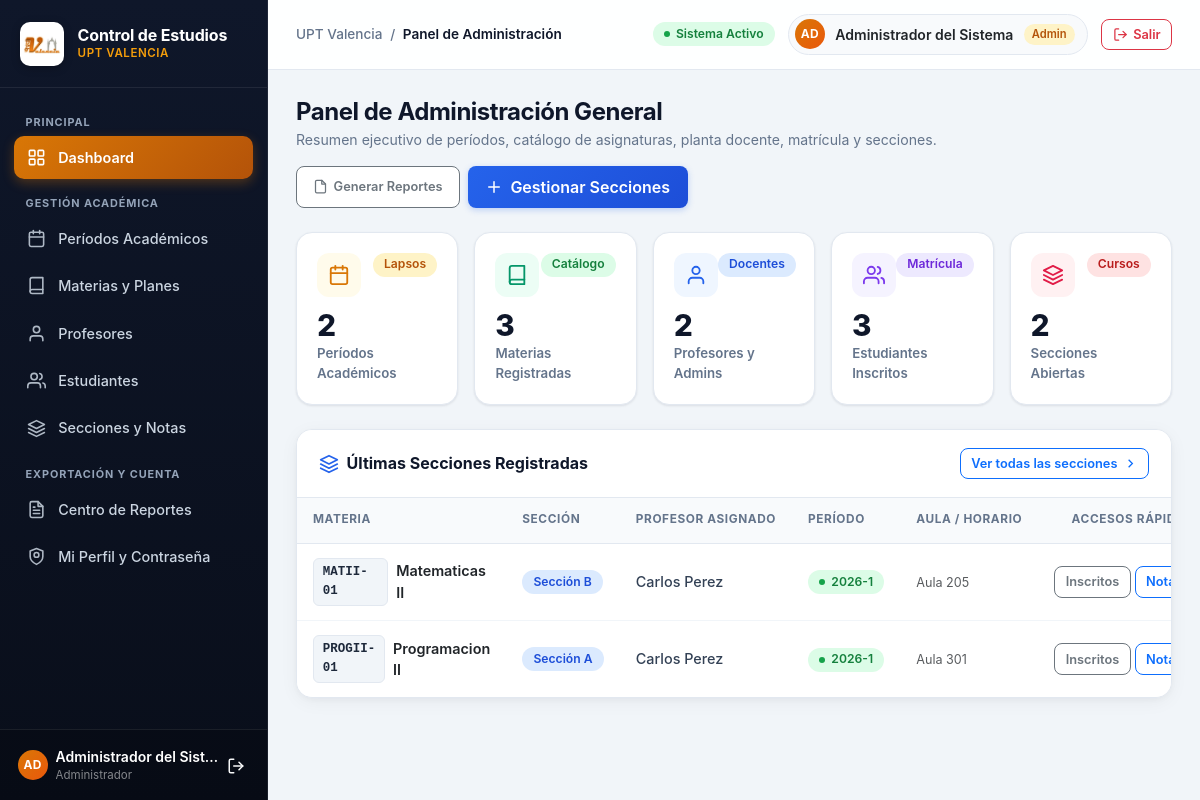
The page /dashboard/index (signed in) on the database its author committed.
### tables this page shows
CREATE TABLE secciones (
    id INT AUTO_INCREMENT PRIMARY KEY,
    materia_id INT NOT NULL,
    profesor_id INT NOT NULL,
    periodo_id INT NOT NULL,
    codigo_seccion VARCHAR(10) NOT NULL,
    aula VARCHAR(30) NULL,
    horario VARCHAR(100) NULL,
    created_at TIMESTAMP DEFAULT CURRENT_TIMESTAMP,
    CONSTRAINT fk_seccion_materia FOREIGN KEY (materia_id)
        REFERENCES materias(id) ON DELETE RESTRICT ON UPDATE CASCADE,
    CONSTRAINT fk_seccion_profesor FOREIGN KEY (profesor_id)
        REFERENCES profesores(id) ON DELETE RESTRICT ON UPDATE CASCADE,
    CONSTRAINT fk_seccion_periodo FOREIGN KEY (periodo_id)
        REFERENCES periodos(id) ON DELETE RESTRICT ON UPDATE CASCADE,
    CONSTRAINT uk_seccion_periodo UNIQUE (materia_id, periodo_id, codigo_seccion)
);

CREATE TABLE materias (
    id INT AUTO_INCREMENT PRIMARY KEY,
    codigo VARCHAR(20) NOT NULL UNIQUE,
    nombre VARCHAR(100) NOT NULL,
    creditos INT NOT NULL DEFAULT 3,
    descripcion TEXT NULL,
    created_at TIMESTAMP DEFAULT CURRENT_TIMESTAMP
);

CREATE TABLE periodos (
    id INT AUTO_INCREMENT PRIMARY KEY,
    nombre VARCHAR(20) NOT NULL UNIQUE,
    estado ENUM('activo', 'cerrado') NOT NULL DEFAULT 'activo',
    created_at TIMESTAMP DEFAULT CURRENT_TIMESTAMP
);

### app/Views/dashboard/index.php (the view, shortened to what the rows shown need)
<?php
require __DIR__ . '/../partials/header.php';
?>
<body>
<div class="ce-app-wrapper">
    <?php require __DIR__ . '/../partials/sidebar.php'; ?>
    <main class="ce-content">
        <?php if ($datos['rol'] === 'admin'): ?>
            <div class="ce-page-header">
                <div>
                    <h1 class="ce-page-title">Panel de Administración General</h1>
                </div>
            </div>
            <div class="ce-card">
                <div class="table-responsive">
                    <table class="table ce-table">
                        <thead>
                            <tr>
                                <th>Materia</th>
                                <th>Sección</th>
                                <th>Profesor Asignado</th>
                                <th>Período</th>
                                <th>Aula / Horario</th>
                                <th class="text-end">Accesos Rápidos</th>
                            </tr>
                        </thead>
                        <tbody>
                            <?php if (empty($datos['secciones'])): ?>
                                <tr>
                                    <td colspan="6" class="text-center text-muted py-5">
                                        No hay secciones registradas actualmente.
                                    </td>
                                </tr>
                            <?php else: ?>
                                <?php foreach (array_slice($datos['secciones'], 0, 6) as $seccion): ?>
                                    <tr>
                                        <td>
                                            <div class="d-flex align-items-center gap-2">
                                                <span class="ce-code-pill"><?= htmlspecialchars($seccion['materia_codigo'] ?? '') ?></span>
                                                <span class="fw-semibold text-dark"><?= htmlspecialchars($seccion['materia_nombre'] ?? '') ?></span>
                                            </div>
                                        </td>
                                        <td>
                                            <span class="ce-badge ce-badge-info">Sección <?= htmlspecialchars($seccion['codigo_seccion'] ?? '') ?></span>
                                        </td>
                                        <td>
                                            <span class="fw-medium"><?= htmlspecialchars($seccion['profesor_nombre'] ?? '') ?></span>
                                        </td>
                                        <td>
                                            <span class="ce-badge ce-badge-success">
                                                <span class="ce-badge-dot"></span>
                                                <?= htmlspecialchars($seccion['periodo_nombre'] ?? '') ?>
                                            </span>
                                        </td>
                                        <td>
                                            <span class="text-muted small"><?= htmlspecialchars($seccion['aula'] ?? 'Sin asignar') ?></span>
                                        </td>
                                        <td class="text-end">
                                            <div class="d-inline-flex gap-1">
                                                <a href="<?= BASE_URL ?>seccion/estudiantes/<?= $seccion['id'] ?>" class="btn btn-sm btn-outline-secondary ce-action-btn">
                                                    Inscritos
                                                </a>
                                                <a href="<?= BASE_URL ?>nota/index/<?= $seccion['id'] ?>" class="btn btn-sm btn-outline-primary ce-action-btn">
                                                    Notas
                                                </a>
                                            </div>
                                        </td>
                                    </tr>
                                <?php endforeach; ?>
                            <?php endif; ?>
                        </tbody>
                    </table>
                </div>
            </div>
        <?php endif; ?>
    </main>
</div>
</body>
</html>

### rows shown on the page
secciones: materia.codigo "MATII-01", materia.nombre "Matematicas II", codigo_seccion "B", profesor_nombre "Carlos Perez", periodo.nombre "2026-1", aula "Aula 205"
secciones: materia.codigo "PROGII-01", materia.nombre "Programacion II", codigo_seccion "A", profesor_nombre "Carlos Perez", periodo.nombre "2026-1", aula "Aula 301"

### other values the page prints
$iniciales "AD"
$nombreUsuario "Administrador del Sist…"
$pageHeading "Panel de Administración"
$nombreUsuario "Administrador del Sistema"
$rolActual "Admin"
$datos['totalPeriodos'] "2"
$datos['totalMaterias'] "3"
$datos['totalProfesores'] "2"
$datos['totalEstudiantes'] "3"
$datos['totalSecciones'] "2"
